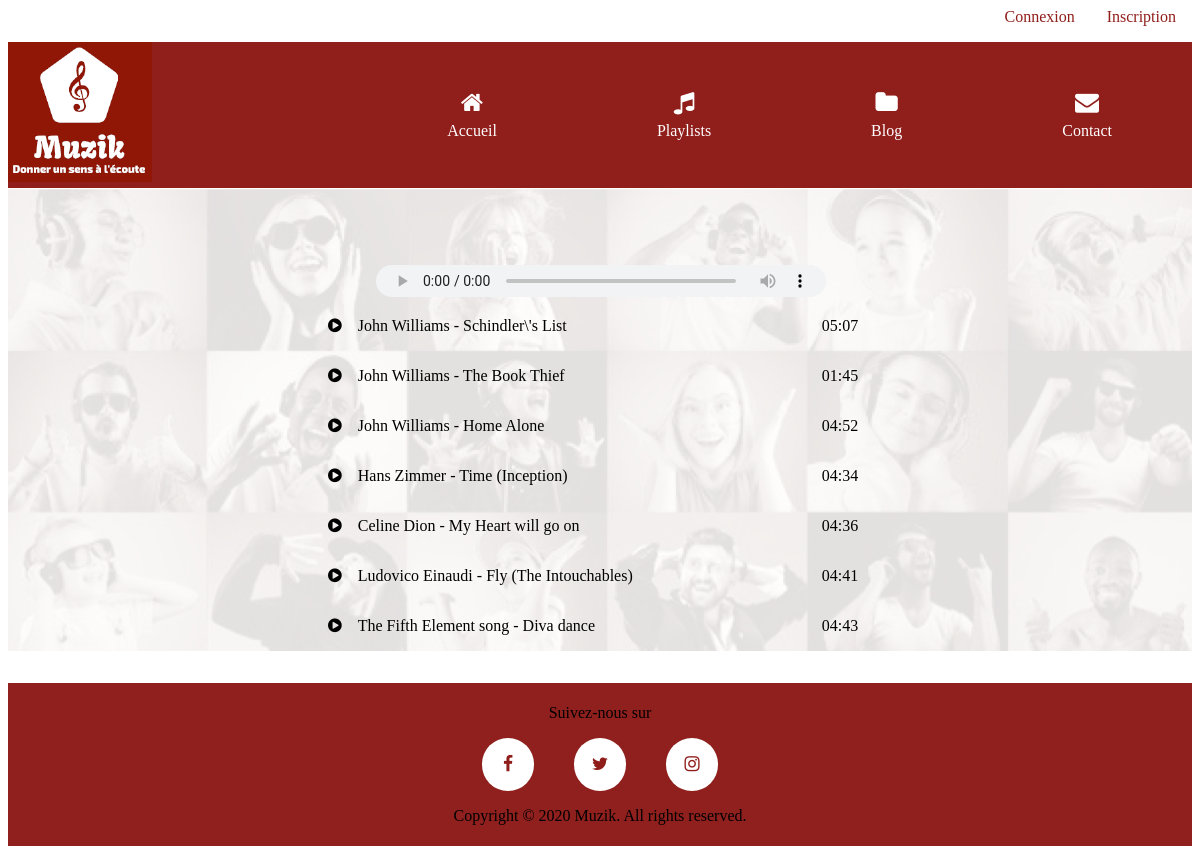
Before: /music.php?Id=5 with the older database file.
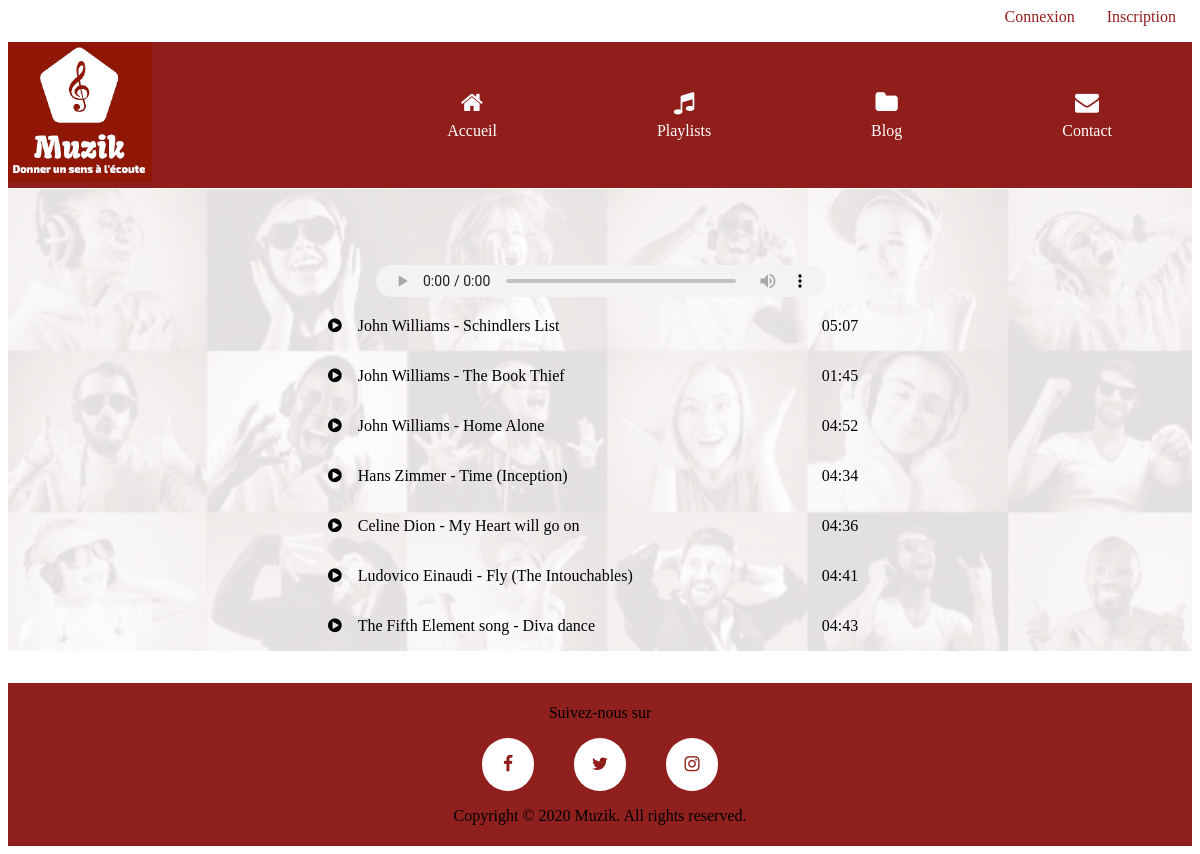
After: the same page with the newer database file.
### tables this page shows
CREATE TABLE `Playlists` (
  `Id` int(11) NOT NULL,
  `Titre` varchar(255) NOT NULL,
  `Cat_Id` int(11) NOT NULL,
  `Music` varchar(255) NOT NULL,
  `Time` varchar(255) NOT NULL
);

### music.php (called while the page is built, shortened)
<?php
include('database/bdd_connection.php') ;
$query ='SELECT * FROM Playlists WHERE Cat_Id='.$_GET['Id'];
$resultSet = $pdo->query($query);
$musics = $resultSet->fetchAll();
include 'Templates/layout.phtml';
?>

### Templates/music.phtml (the view)
<main class="playlist">
	<div class="container">
		<h1 class="playlist__titre"><?php echo $_GET['Titre'];?></h1>
		<div class="playing__titre" id="titre"></div>
		<audio class="audio" id="audioPlayer" controls>
		</audio>
		    <div class="player">
			    <?php foreach($musics as $music): ?>
				    <div  class="player__playlist">
			            <p class="player__signe" onclick="change_music('Audio/<?php echo $music['Music']?>','<?php echo $music['Titre']?>'); "><i class="fa fa-play-circle"></i></p>
			            <div class="titre">
							<p class="player__titre" onclick="change_music('Audio/<?php echo $music['Music']?>','<?php echo $music['Titre']?>');"><?php echo $music['Titre']?></p>
			            </div>
			            <p class="player__time"><?php echo $music['Time']?></p>
			        </div>
			    <?php endforeach;?>
			</div>
    </div>
</main>

### Templates/layout.phtml (shortened to what this page needs)
<!DOCTYPE html>
<html lang="fr">
<head>
	<link rel="stylesheet" href="https://maxcdn.bootstrapcdn.com/font-awesome/4.5.0/css/font-awesome.min.css">
	<link rel="stylesheet" href="css/style.css" type="text/css" />
</head>
<body>
<header class="header">
	<nav class="nav__connexion">
		<?php if(!isset($_SESSION['user'])){?>
			<a class="nav__a" href="./connexion">Connexion</a>
			<a class="nav__a" href="./inscription">Inscription</a>
		<?php }else{ ?>
			<a class="nav__a" href="">Bonjour <?= $_SESSION['user'] ?></a>
			<a class="nav__a" href="./logout">Déconnexion</a>
			<?php } ?>
	</nav>
	<nav class="header__nav  container">
		<a  class="logo" href="./accueil"><img class="header__logo" src="images/logo.png" alt="logo"></a>
		<div id="myNav" class="overlay">
		<a class="header__a" href="./accueil"><i class="header__i fa fa-home"></i>Accueil</a>
		<a class="header__a" href="./playlist"><i class="header__i fa fa-music"></i>Playlists</a>
		<a class="header__a" href="./blogs"><i class="header__i fa fa-folder"></i>Blog</a>
		<a class="header__a" href="./contact"><i class="header__i fa fa-envelope"></i>Contact</a>
		</div>
	</nav>
</header>
    <div>
		<?php include 'Templates/'.$template.'.phtml' ?>
	</div>
	<footer class="footer">
		<div class="footer__div">
		    <p class="footer__p">Suivez-nous sur</p>
		    <a href="#"><i class="fa footer__fa fa-facebook"></i></a>
		    <a href="#"><i class="fa footer__fa fa-twitter"></i></a>
            <a href="."><i class="fa footer__fa fa-instagram"></i></a>
		    <p class="footer__p">Copyright © 2020 Muzik. All rights reserved.</p>
	    </div>
	</footer>
</body>
</html>

### css/style.css (style rules this page uses)
* { box-sizing: border-box; }
.container { max-width: 1200px; margin: 0 auto; }
.header { background-color: #901E1B; }
.nav__connexion { display:flex; justify-content: flex-end; background-color: #ffffff; }
.nav__a { padding: 0 1rem 1rem ; text-decoration: none; color:#901E1B; transform: scale(1); }
.header__nav { display:flex; justify-content: space-between; }
.header__a { padding: 3em 5em; text-decoration: none; color:#ffffff; transform: scale(1); }
.header__i { display:block; padding-bottom: 0.5rem; font-size: 1.5rem; text-align: center; color:#ffffff; }
.overlay { display:flex; justify-content:space-between; }
.footer { margin-top:2em; background-color: rgb(143, 32, 29); }
.footer__div { padding:0.3em; text-align: center; }
.footer__fa { width: 3em; height: 3em; margin: 0em 1em; padding:1em; border-radius: 3em; font-size:1.1em; background: #fff; text-align: center; color:#8F1E1B; }
.playlist { background-image: url("../images/example.png"); }
.player { padding:0 20em; }
.playlist__titre { margin-top: 0; padding-top: 1em; text-align: center; text-transform: uppercase; }
.playing__titre { padding-bottom:1em; text-align: center; font-size: 1.5em; font-weight: 100; color: #8F1E1B; }
.audio { width: 450px; height: 32px; margin-left:23em; }
.player__playlist { display:flex; flex-direction: row; }
.player__titre { margin:1em; }
.titre { width:30em; }

Changed rows visible on the page:
changed playlists: Titre "John Williams - Schindler\\'s List" → "John Williams - Schindlers List"
